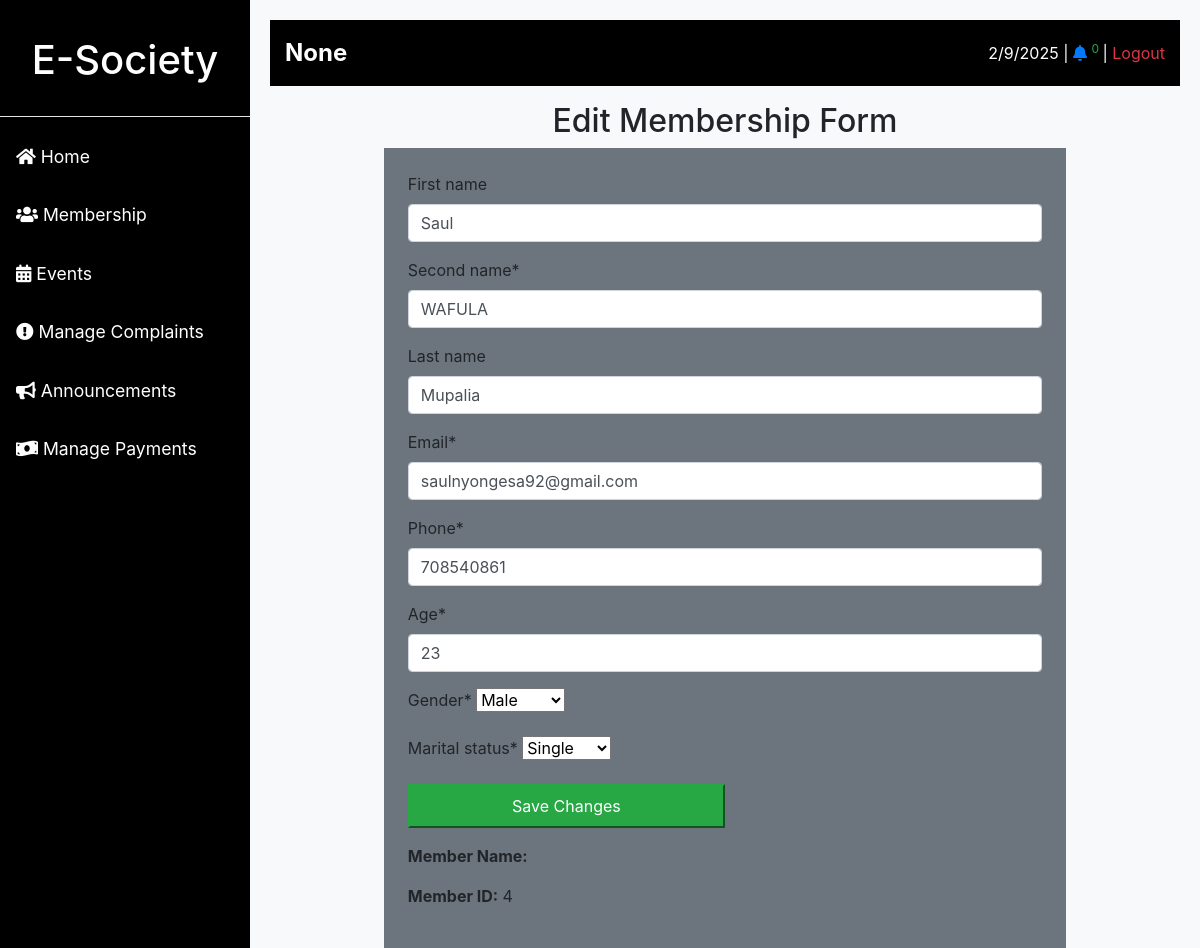
Screenshot of /member/edit/4/ (signed in) with the database file from the repository.
### base/models.py (models this page shows, shortened)
class User(AbstractUser):
    second_name = models.CharField(max_length=20, null=True)
    age = models.PositiveIntegerField(null=True)
    gender = models.ForeignKey(Gender, null=True, on_delete=models.CASCADE)
    marital_status = models.ForeignKey(MaritalStatus, null=True, on_delete=models.CASCADE)
    phone = models.PositiveIntegerField(null=True, unique=True)
    email = models.CharField(max_length=50, null=True, unique=True)
    society = models.ForeignKey(Society, null=True, on_delete=models.CASCADE)
    USERNAME_FIELD = 'email'
    REQUIRED_FIELDS = []

class Society(models.Model):
    name = models.CharField(max_length=100, null=True, unique=True)
    certificate = models.ImageField(upload_to="certificates/", null=True)

### base/views.py (the view, shortened to what this page needs)
# urls.py: path('member/edit/<int:id>/', views.member_edit, name='member-edit-url'),
@login_required(login_url='signin-url')
def member_edit(request, id):
    member = User.objects.get(id=id)
    form = UserSignupForm(instance=member)
    return render(request, 'member_edit.html', {'form': form, 'member': member})

### base/forms.py
class UserSignupForm(forms.ModelForm):
    class Meta:
        model = User
        fields = ['first_name', 'second_name', 'last_name', 'email', 'phone', 'age', 'gender','marital_status']

### base/context_processors.py (called while the page is built)
def notification_count(request):
    event_count = 0
    if request.user.is_authenticated:
        complaints = Complaint.objects.filter(
            user__society=request.user.society, is_solved=False
        )
        events = Event.objects.filter(society__user=request.user, is_done=False)
        count = complaints.count() + events.count()
        event_count = events.count()
    else:
        count = 0  # If user is not logged in, return 0
    return {"notification_count": count, "events_count": event_count}

    def process_request(self, request):
        otps = OTP.objects.filter(is_used=False)
        for otp in otps:
            expire_time = otp.expire_time
            if expire_time <= timezone.now():
                otp.is_used = True
                otp.save()
                otp.delete()
        return None

### base/models.py (called while the page is built)
    def __str__(self):
        return self.status_name

    def __str__(self):
        return self.gender_name

### templates/member_edit.html (shortened to what this page needs)
{% extends "main.html" %}
{% load crispy_forms_filters %}
{% block content %}
<h2 class="text-center">Edit Membership Form</h2>
<form class="bg-secondary w-75 m-auto p-4" action="{% url 'member-edit-url' member.id %}" method="post">
    {{form|crispy}}
    <input class="btn-success w-50 p-2" type="submit" value="Save Changes">
<div class="mt-3">
    <p><strong>Member Name:</strong> {{ member.name }}</p>
    <p><strong>Member ID:</strong> {{ member.id }}</p>
</div>
</form>
{% endblock %}

### templates/main.html (shortened to what this page needs)
{% load static %}
<!DOCTYPE html>
<html lang="en">
<head>
    <link href="https://stackpath.bootstrapcdn.com/bootstrap/4.5.2/css/bootstrap.min.css" rel="stylesheet">
    <link rel="stylesheet" href="https://cdnjs.cloudflare.com/ajax/libs/font-awesome/5.15.4/css/all.min.css">
    <link rel="stylesheet" href="{% static 'bootstrap/css/main.css' %}">
</head>
<body>
<div class="main-container">
    <div class="sidebar">
        <h1 class="w-100 text-center text-white p-3">
            E-Society
        </h1>
        <hr class="bg-white">
        {% if request.user.is_authenticated %}
            <a href="{% url 'dashboard-url' %}" class="btn text-left">
                <i class="fas fa-home"></i> Home
            </a>
            <a href="{% url 'members-url' %}" class="btn text-left">
                <i class="fas fa-users"></i> Membership
            </a>
            <a href="{% url 'events-url' %}" class="btn text-left">
                <i class="fas fa-calendar-alt"></i> Events
            </a>
            <a href="{% url 'complaints-url' %}" class="btn text-left">
                <i class="fas fa-exclamation-circle"></i> Manage Complaints
            </a>
            <a href="#" class="btn text-left">
                <i class="fas fa-bullhorn"></i> Announcements
            </a>
            <a href="#" class="btn text-left">
                <i class="fas fa-money-bill-wave"></i> Manage Payments
            </a>
        {% endif %}
    </div>
    <div class="content" >
        <div class="top-nav mb-3">
            <div class="society-name">
                <span>{{ request.user.society.name }}</span>
            </div>
            {% if request.user.is_authenticated %}
                <div>
                    <span id="current-date"></span> |
                    <span>
                        <a href="{% url 'complaints-url' %}">
                            <i class="fas fa-bell"></i>
                            <sup class="text-success">
                                {{ notification_count }}
                            </sup>
                        </a>
                    </span> |
                    <a href="{% url 'logout-url' %}" class="text-danger">Logout</a>
                </div>
            {% endif %}
        </div>
        {% block content %}{% endblock %}
    </div>
</div>
</body>
</html>

### rows the page displays
User: user.society.name "None", first_name "Saul", second_name "WAFULA", last_name "Mupalia", email "saulnyongesa92@gmail.com", phone "708540861", age "23", gender "Male", marital_status "Single", id "4"

### other values shown
{{ notification_count }} "0"
